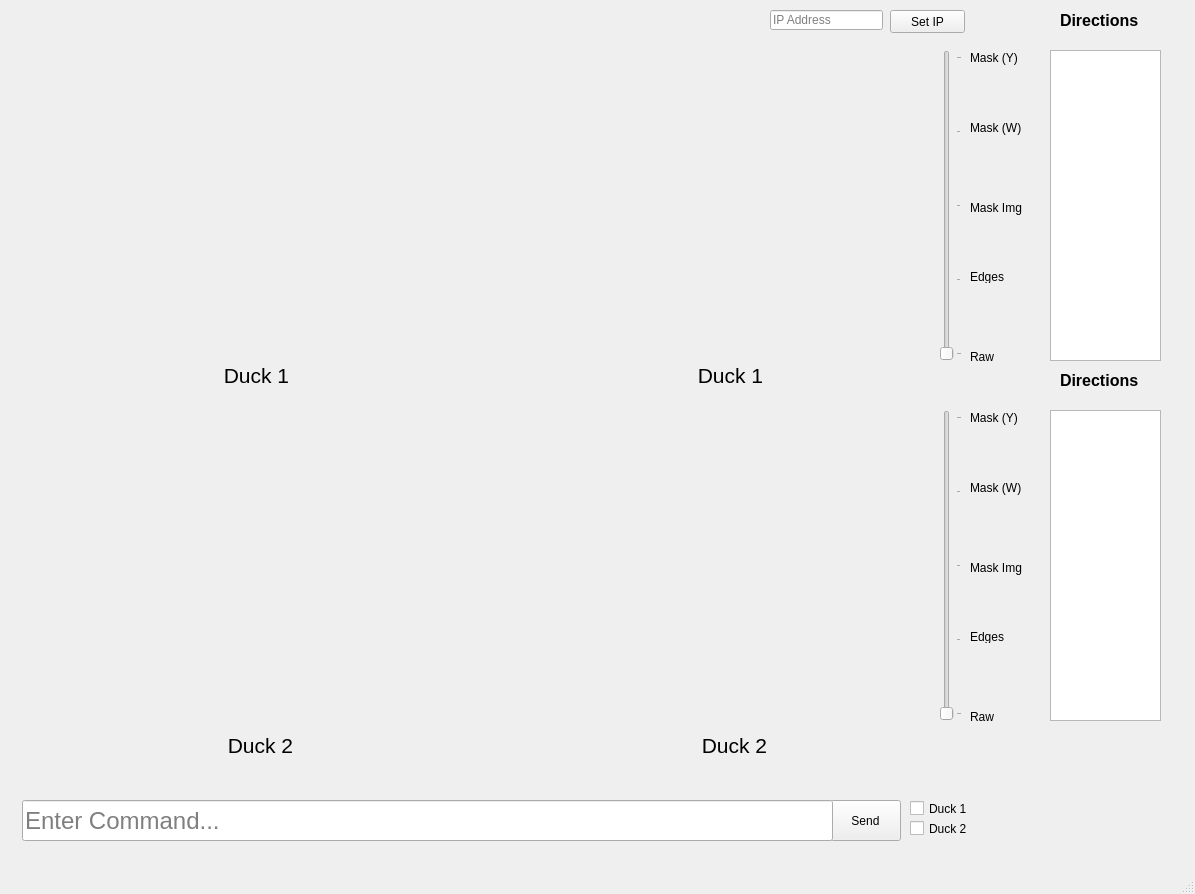
<?xml version="1.0" encoding="UTF-8"?>
<ui version="4.0">
 <class>MainWindow</class>
 <widget class="QMainWindow" name="MainWindow">
  <property name="geometry">
   <rect>
    <x>0</x>
    <y>0</y>
    <width>1195</width>
    <height>894</height>
   </rect>
  </property>
  <property name="baseSize">
   <size>
    <width>0</width>
    <height>0</height>
   </size>
  </property>
  <property name="windowTitle">
   <string>DuckieTown</string>
  </property>
  <widget class="QWidget" name="centralwidget">
   <widget class="QPushButton" name="Send_Button">
    <property name="geometry">
     <rect>
      <x>830</x>
      <y>800</y>
      <width>71</width>
      <height>41</height>
     </rect>
    </property>
    <property name="text">
     <string>Send</string>
    </property>
   </widget>
   <widget class="QCheckBox" name="Duck1_Check">
    <property name="geometry">
     <rect>
      <x>910</x>
      <y>800</y>
      <width>70</width>
      <height>17</height>
     </rect>
    </property>
    <property name="text">
     <string>Duck 1</string>
    </property>
   </widget>
   <widget class="QCheckBox" name="Duck_Check">
    <property name="geometry">
     <rect>
      <x>910</x>
      <y>820</y>
      <width>70</width>
      <height>17</height>
     </rect>
    </property>
    <property name="text">
     <string>Duck 2</string>
    </property>
   </widget>
   <widget class="QWidget" name="horizontalLayoutWidget">
    <property name="geometry">
     <rect>
      <x>20</x>
      <y>50</y>
      <width>901</width>
      <height>311</height>
     </rect>
    </property>
    <layout class="QHBoxLayout" name="horizontalLayout">
     <item>
      <widget class="QLabel" name="Duck1_Feed">
       <property name="baseSize">
        <size>
         <width>400</width>
         <height>400</height>
        </size>
       </property>
       <property name="font">
        <font>
         <pointsize>8</pointsize>
        </font>
       </property>
       <property name="text">
        <string/>
       </property>
      </widget>
     </item>
     <item>
      <widget class="QLabel" name="Duck1_Feed2">
       <property name="text">
        <string/>
       </property>
      </widget>
     </item>
    </layout>
   </widget>
   <widget class="QLabel" name="Duck1_Label">
    <property name="geometry">
     <rect>
      <x>26</x>
      <y>360</y>
      <width>461</width>
      <height>31</height>
     </rect>
    </property>
    <property name="font">
     <font>
      <pointsize>16</pointsize>
     </font>
    </property>
    <property name="text">
     <string>Duck 1</string>
    </property>
    <property name="alignment">
     <set>Qt::AlignCenter</set>
    </property>
   </widget>
   <widget class="QLabel" name="Duck1_Label2">
    <property name="geometry">
     <rect>
      <x>500</x>
      <y>360</y>
      <width>461</width>
      <height>31</height>
     </rect>
    </property>
    <property name="font">
     <font>
      <pointsize>16</pointsize>
     </font>
    </property>
    <property name="text">
     <string>Duck 1</string>
    </property>
    <property name="alignment">
     <set>Qt::AlignCenter</set>
    </property>
   </widget>
   <widget class="QPushButton" name="SetIP_Button">
    <property name="geometry">
     <rect>
      <x>890</x>
      <y>10</y>
      <width>75</width>
      <height>23</height>
     </rect>
    </property>
    <property name="text">
     <string>Set IP</string>
    </property>
   </widget>
   <widget class="QWidget" name="horizontalLayoutWidget_2">
    <property name="geometry">
     <rect>
      <x>24</x>
      <y>410</y>
      <width>901</width>
      <height>311</height>
     </rect>
    </property>
    <layout class="QHBoxLayout" name="horizontalLayout_3">
     <item>
      <widget class="QLabel" name="Duck2_Feed">
       <property name="baseSize">
        <size>
         <width>400</width>
         <height>400</height>
        </size>
       </property>
       <property name="font">
        <font>
         <pointsize>8</pointsize>
        </font>
       </property>
       <property name="text">
        <string/>
       </property>
      </widget>
     </item>
     <item>
      <widget class="QLabel" name="Duck2_Feed2">
       <property name="text">
        <string/>
       </property>
      </widget>
     </item>
    </layout>
   </widget>
   <widget class="QLabel" name="Duck2_Label2">
    <property name="geometry">
     <rect>
      <x>504</x>
      <y>730</y>
      <width>461</width>
      <height>31</height>
     </rect>
    </property>
    <property name="font">
     <font>
      <pointsize>16</pointsize>
     </font>
    </property>
    <property name="text">
     <string>Duck 2</string>
    </property>
    <property name="alignment">
     <set>Qt::AlignCenter</set>
    </property>
   </widget>
   <widget class="QLabel" name="Duck2_Label">
    <property name="geometry">
     <rect>
      <x>30</x>
      <y>730</y>
      <width>461</width>
      <height>31</height>
     </rect>
    </property>
    <property name="font">
     <font>
      <pointsize>16</pointsize>
     </font>
    </property>
    <property name="text">
     <string>Duck 2</string>
    </property>
    <property name="alignment">
     <set>Qt::AlignCenter</set>
    </property>
   </widget>
   <widget class="QLabel" name="Duck1_MaskW_Label">
    <property name="geometry">
     <rect>
      <x>970</x>
      <y>120</y>
      <width>61</width>
      <height>16</height>
     </rect>
    </property>
    <property name="text">
     <string>Mask (W)</string>
    </property>
   </widget>
   <widget class="QLabel" name="Duck1_Edges_Label">
    <property name="geometry">
     <rect>
      <x>970</x>
      <y>270</y>
      <width>47</width>
      <height>13</height>
     </rect>
    </property>
    <property name="text">
     <string>Edges</string>
    </property>
   </widget>
   <widget class="QLabel" name="Duck1_MaskY_Label">
    <property name="geometry">
     <rect>
      <x>970</x>
      <y>50</y>
      <width>61</width>
      <height>16</height>
     </rect>
    </property>
    <property name="text">
     <string>Mask (Y)</string>
    </property>
   </widget>
   <widget class="QLabel" name="Duck1_Raw_Label">
    <property name="geometry">
     <rect>
      <x>970</x>
      <y>350</y>
      <width>47</width>
      <height>13</height>
     </rect>
    </property>
    <property name="text">
     <string>Raw</string>
    </property>
   </widget>
   <widget class="QLabel" name="Duck2_Edges_Label">
    <property name="geometry">
     <rect>
      <x>970</x>
      <y>630</y>
      <width>47</width>
      <height>13</height>
     </rect>
    </property>
    <property name="text">
     <string>Edges</string>
    </property>
   </widget>
   <widget class="QLabel" name="Duck2_MaskY_Label">
    <property name="geometry">
     <rect>
      <x>970</x>
      <y>410</y>
      <width>61</width>
      <height>16</height>
     </rect>
    </property>
    <property name="text">
     <string>Mask (Y)</string>
    </property>
   </widget>
   <widget class="QLabel" name="Duck2_Raw_Label">
    <property name="geometry">
     <rect>
      <x>970</x>
      <y>710</y>
      <width>47</width>
      <height>13</height>
     </rect>
    </property>
    <property name="text">
     <string>Raw</string>
    </property>
   </widget>
   <widget class="QLabel" name="Duck2_MaskW_Label">
    <property name="geometry">
     <rect>
      <x>970</x>
      <y>480</y>
      <width>61</width>
      <height>16</height>
     </rect>
    </property>
    <property name="text">
     <string>Mask (W)</string>
    </property>
   </widget>
   <widget class="QLabel" name="Duck1_MaskImg_Label">
    <property name="geometry">
     <rect>
      <x>970</x>
      <y>200</y>
      <width>61</width>
      <height>16</height>
     </rect>
    </property>
    <property name="text">
     <string>Mask Img</string>
    </property>
   </widget>
   <widget class="QLabel" name="Duck1_Mask_Label_3">
    <property name="geometry">
     <rect>
      <x>970</x>
      <y>560</y>
      <width>61</width>
      <height>16</height>
     </rect>
    </property>
    <property name="text">
     <string>Mask Img</string>
    </property>
   </widget>
   <widget class="QSlider" name="Duck2_Slider_2">
    <property name="geometry">
     <rect>
      <x>940</x>
      <y>50</y>
      <width>22</width>
      <height>311</height>
     </rect>
    </property>
    <property name="maximum">
     <number>4</number>
    </property>
    <property name="singleStep">
     <number>1</number>
    </property>
    <property name="pageStep">
     <number>1</number>
    </property>
    <property name="orientation">
     <enum>Qt::Vertical</enum>
    </property>
    <property name="tickPosition">
     <enum>QSlider::TicksBelow</enum>
    </property>
    <property name="tickInterval">
     <number>1</number>
    </property>
   </widget>
   <widget class="QSlider" name="Duck2_Slider_3">
    <property name="geometry">
     <rect>
      <x>940</x>
      <y>410</y>
      <width>22</width>
      <height>311</height>
     </rect>
    </property>
    <property name="maximum">
     <number>4</number>
    </property>
    <property name="singleStep">
     <number>1</number>
    </property>
    <property name="pageStep">
     <number>1</number>
    </property>
    <property name="orientation">
     <enum>Qt::Vertical</enum>
    </property>
    <property name="tickPosition">
     <enum>QSlider::TicksBelow</enum>
    </property>
    <property name="tickInterval">
     <number>1</number>
    </property>
   </widget>
   <widget class="QLineEdit" name="CommandBox">
    <property name="geometry">
     <rect>
      <x>22</x>
      <y>800</y>
      <width>811</width>
      <height>41</height>
     </rect>
    </property>
    <property name="font">
     <font>
      <pointsize>18</pointsize>
     </font>
    </property>
    <property name="text">
     <string/>
    </property>
    <property name="placeholderText">
     <string>Enter Command...</string>
    </property>
   </widget>
   <widget class="QLineEdit" name="IPBox">
    <property name="geometry">
     <rect>
      <x>770</x>
      <y>10</y>
      <width>113</width>
      <height>20</height>
     </rect>
    </property>
    <property name="placeholderText">
     <string>IP Address</string>
    </property>
   </widget>
   <widget class="QLabel" name="Directions1">
    <property name="geometry">
     <rect>
      <x>1060</x>
      <y>10</y>
      <width>91</width>
      <height>20</height>
     </rect>
    </property>
    <property name="font">
     <font>
      <pointsize>12</pointsize>
      <weight>75</weight>
      <bold>true</bold>
     </font>
    </property>
    <property name="text">
     <string>Directions</string>
    </property>
   </widget>
   <widget class="QListView" name="Directions_List1">
    <property name="geometry">
     <rect>
      <x>1050</x>
      <y>50</y>
      <width>111</width>
      <height>311</height>
     </rect>
    </property>
   </widget>
   <widget class="QListView" name="Directions_List2">
    <property name="geometry">
     <rect>
      <x>1050</x>
      <y>410</y>
      <width>111</width>
      <height>311</height>
     </rect>
    </property>
   </widget>
   <widget class="QLabel" name="Directions2">
    <property name="geometry">
     <rect>
      <x>1060</x>
      <y>370</y>
      <width>91</width>
      <height>20</height>
     </rect>
    </property>
    <property name="font">
     <font>
      <pointsize>12</pointsize>
      <weight>75</weight>
      <bold>true</bold>
     </font>
    </property>
    <property name="text">
     <string>Directions</string>
    </property>
   </widget>
  </widget>
  <widget class="QMenuBar" name="menubar">
   <property name="geometry">
    <rect>
     <x>0</x>
     <y>0</y>
     <width>1195</width>
     <height>21</height>
    </rect>
   </property>
  </widget>
  <widget class="QStatusBar" name="statusbar"/>
 </widget>
 <resources/>
 <connections/>
</ui>
